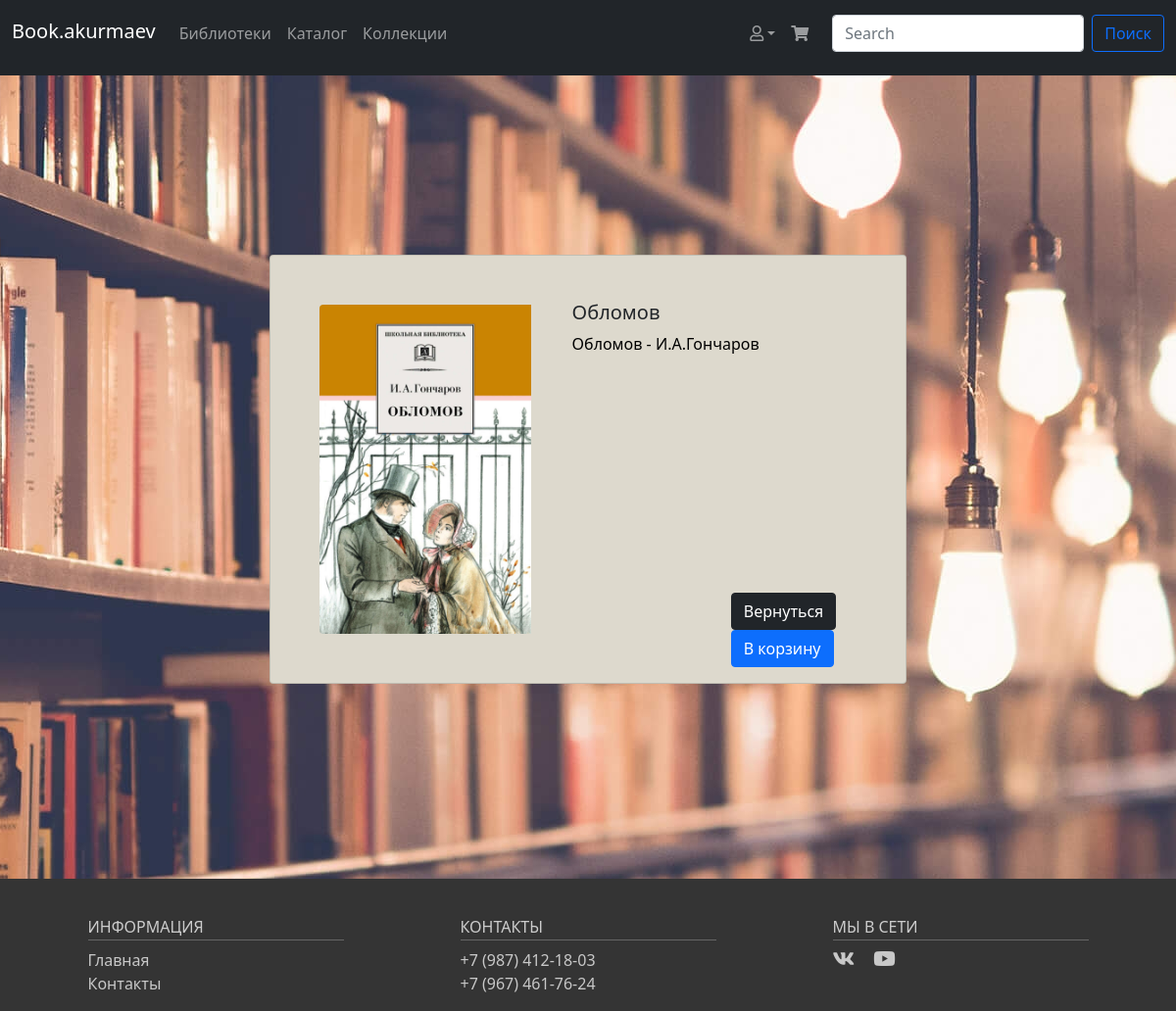
Page /book/9 on the earlier database version.
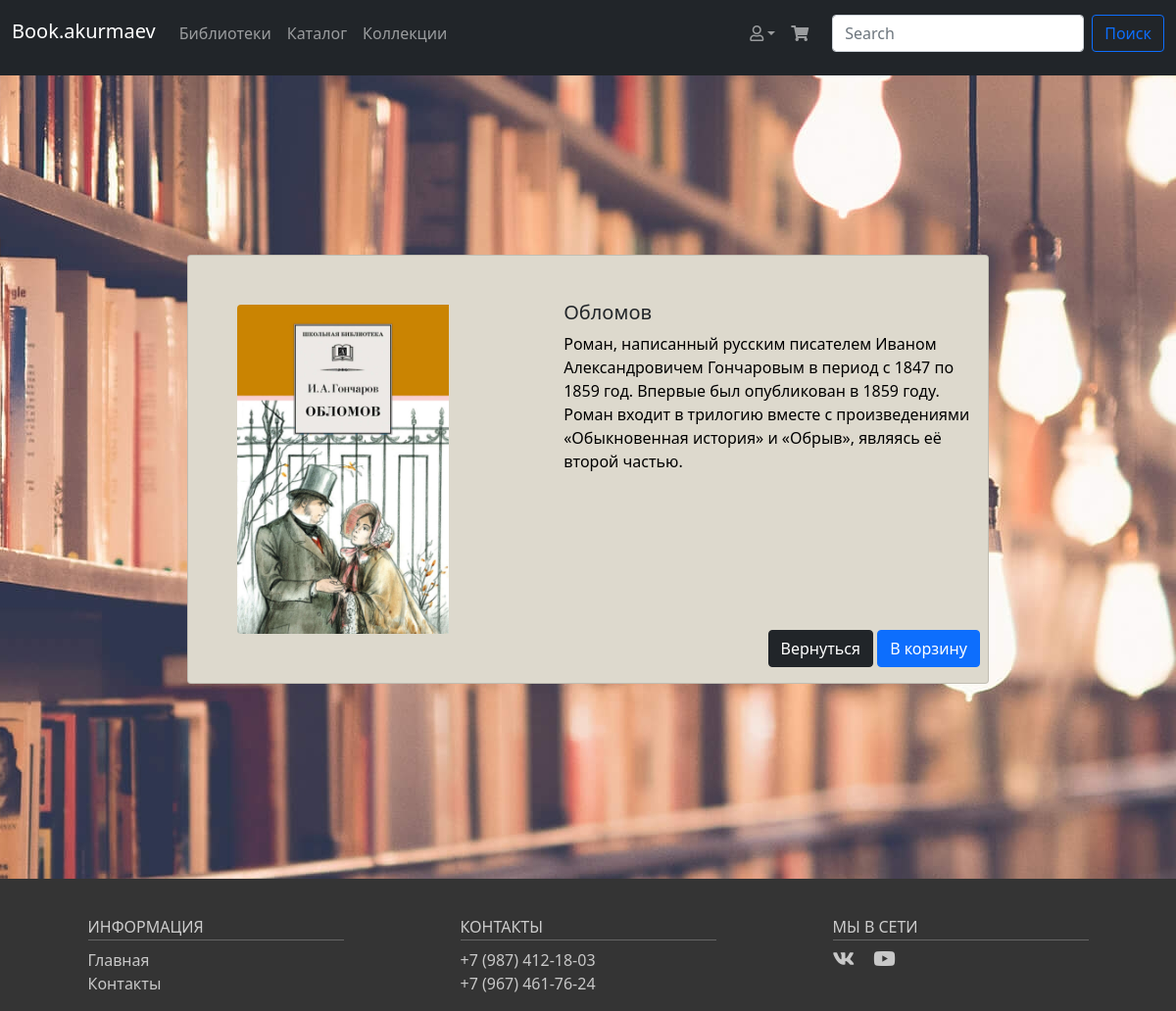
Same page on the later database version.
### data/books.py (models this page shows)
class Books(SqlAlchemyBase, UserMixin):
    __tablename__ = 'books'
    id = sqlalchemy.Column(sqlalchemy.Integer,
                           primary_key=True, autoincrement=True)
    title = sqlalchemy.Column(sqlalchemy.String, nullable=True)
    author = sqlalchemy.Column(sqlalchemy.String, nullable=True)
    content = sqlalchemy.Column(sqlalchemy.String, nullable=True)
    limitation = sqlalchemy.Column(sqlalchemy.String, nullable=True)
    image = sqlalchemy.Column(sqlalchemy.String, nullable=True)
    rating = sqlalchemy.Column(sqlalchemy.Float, default=0.5,
                               nullable=True)
    reviews = sqlalchemy.Column(sqlalchemy.Integer, default=0,
                                nullable=True)
    created_date = sqlalchemy.Column(sqlalchemy.DateTime,
                                     default=datetime.date.today)
    status = sqlalchemy.Column(sqlalchemy.String, default=True)
    user_id = sqlalchemy.Column(sqlalchemy.Integer,
                                sqlalchemy.ForeignKey("users.id"))
    user = orm.relation('User')

### data/blueprint_book.py (the view)
@blueprint_book.route('/<int:id>')
def index(id):
    db_session.global_init("db/users_data.db")
    db_sess = db_session.create_session()
    for book in db_sess.query(Books).filter(Books.id == id):
        title = book.title
        img_src = book.image
        description = book.content
        book_id = book.id
    return render_template("first_book.html", title=title,
                           img_src=img_src,
                           description=description,
                           book_id=book_id)

### data/db_session.py (called while the page is built, shortened)
def global_init(db_file):
    global __factory
    if __factory:
        return

def create_session() -> Session:
    global __factory
    return __factory()

### templates/first_book.html (shortened to what this page needs)
<link rel="stylesheet" href="/static/css/first_book.css">
{% extends "base.html" %}
{% block content %}
<div class="card mb-3" style="background-color: #ddd9cd; min-width: 650px">
    <div class="row g-0" style="justify-content: space-between;">
        <div class="col-md-4">
            <img src={{ img_src }} class="img-fluid rounded-start" alt="..." style="margin: 50px; max-width: 216px">
        </div>
        <div class="col-md-8" style="width: 55%; display: flex; flex-direction: column;">
            <div class="card-body">
                <h5 class="card-title">{{ title }}</h5>
                <p class="card-text">{{ description }}</p>
            </div>
            <div class="card_buttons">
                <a href="../" class="btn btn-dark">Вернуться</a>
                <a href="/cart_add/{{ book_id }}" class="btn btn-primary">В корзину</a>
            </div>
        </div>
    </div>
</div>
{% endblock %}

Differences in the rows shown:
changed Books "Обломов": content "Обломов - И.А.Гончаров" → "Роман, написанный русским писателем Иваном Александровичем Гончаровым в период с 1847 по 1859 год. Впервые был опубликован в 1859 году. Роман входит в трилогию вместе с произведениями «Обыкновенная история» и «Обрыв», являясь её второй частью."
